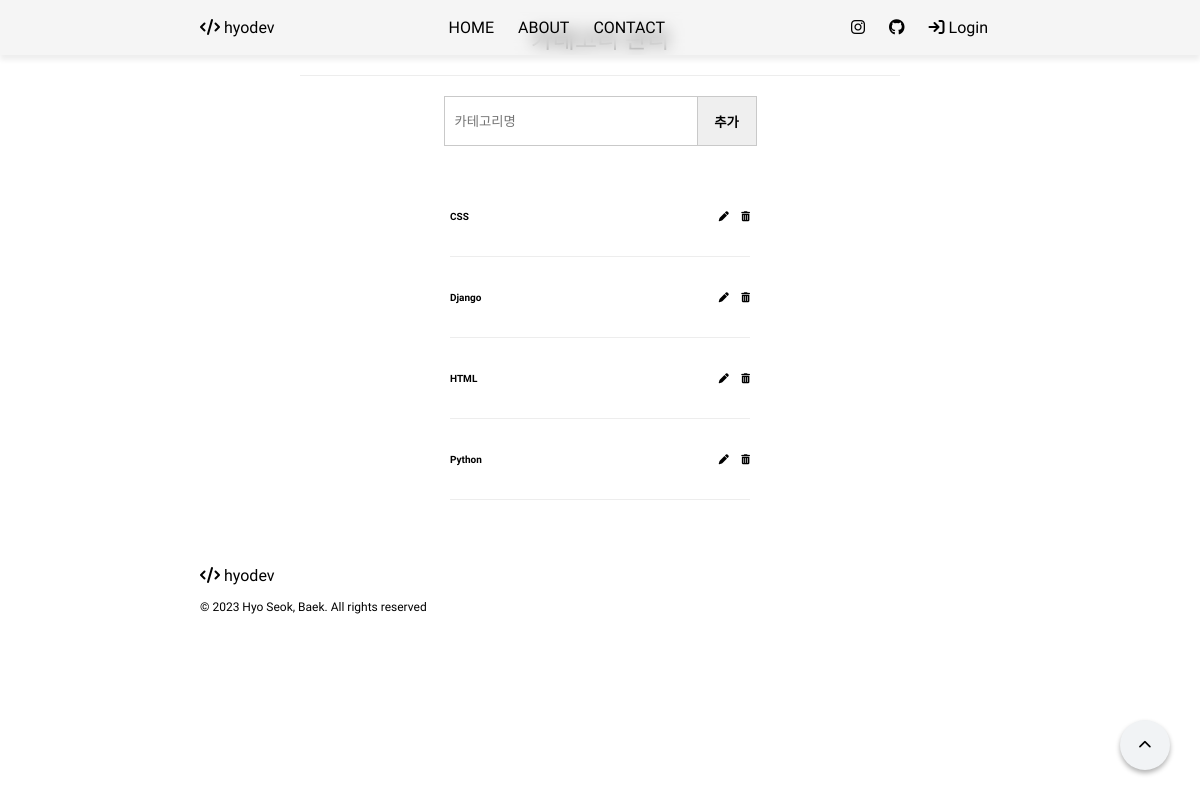
Page /option/ on the earlier database version.
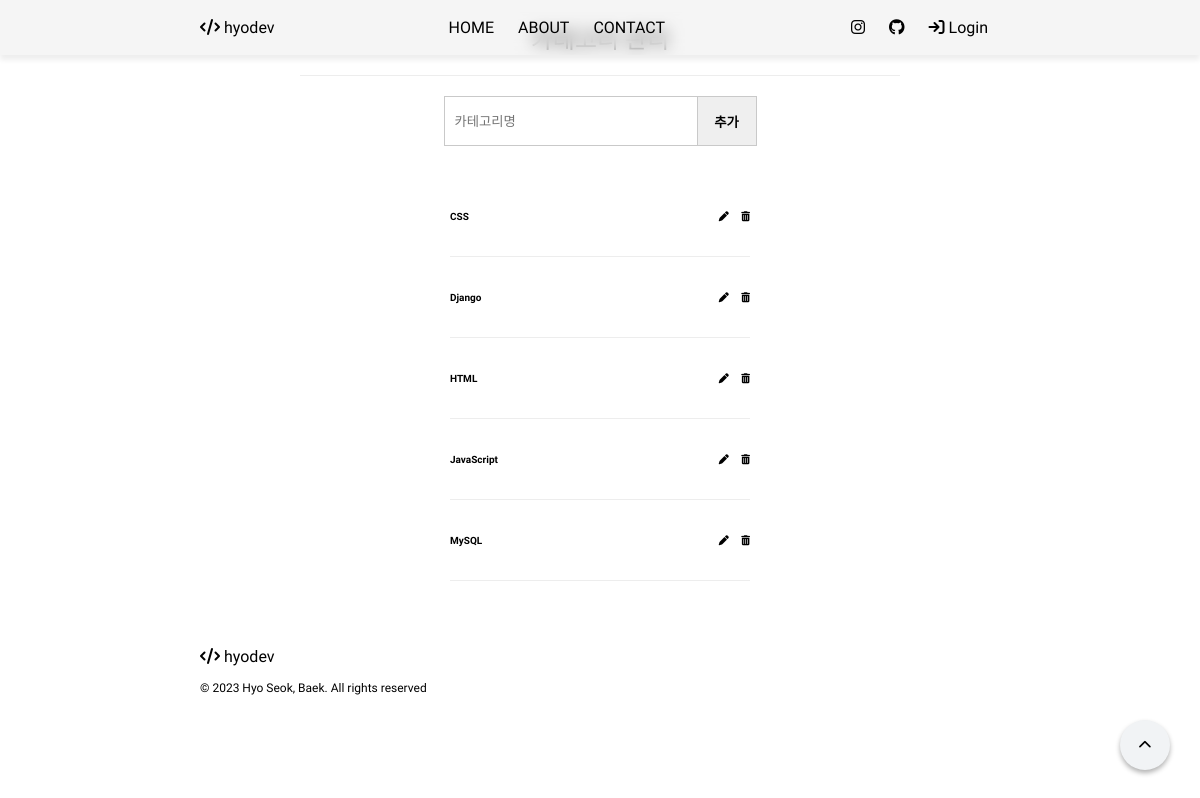
Same page on the later database version.
### mypage/models.py (models this page shows, shortened)
class Category(models.Model):
    cate_name = models.CharField(max_length=50)

### mypage/views.py (the view)
# urls.py: path('option/', views.category_option, name='category option'),
def category_option(request):
    categorys = Category.objects.all().order_by('cate_name')
    if request.method == "POST":
        category_name = request.POST['cate_name']
        Category.objects.create(
            cate_name = category_name
        )
    context = {'categorys' : categorys}
    return render(request, "mypage/category_option.html", context)

### config/templates/mypage/category_option.html (shortened to what this page needs)
{% extends "./base.html" %}
{% load static %}
{% block category_option %}
  <link rel="stylesheet" href="{% static 'css/category_option.css' %}"/>
  <div class="description">카테고리 관리</div>
  <form method="POST" class="add-category">
    <input type="text" name="cate_name" placeholder="카테고리명" required="required"/>
    <button type="submit" onclick="return confirm('새로운 카테고리를 추가하시겠습니까?');">
      추가
    </button>
  </form>
  {% for category in categorys %}
    <div class="category-box">
      <div>{{ category.cate_name }}</div>
      <div>
        <a href="/option/modify/{{category.id}}" class="modify">
          <i class="fa-solid fa-pen"></i>
        </a>
        <a href="/option/delete/{{category.id}}" class="delete" onclick="return confirm('해당 카테고리를 삭제하시겠습니까?');">
          <i class="fa-solid fa-trash-can"></i>
        </a>
      </div>
    </div>
  {% endfor %}
{% endblock %}

Differences in the rows shown:
removed Category: cate_name "Python"
added Category: cate_name "JavaScript"
added Category: cate_name "MySQL"
